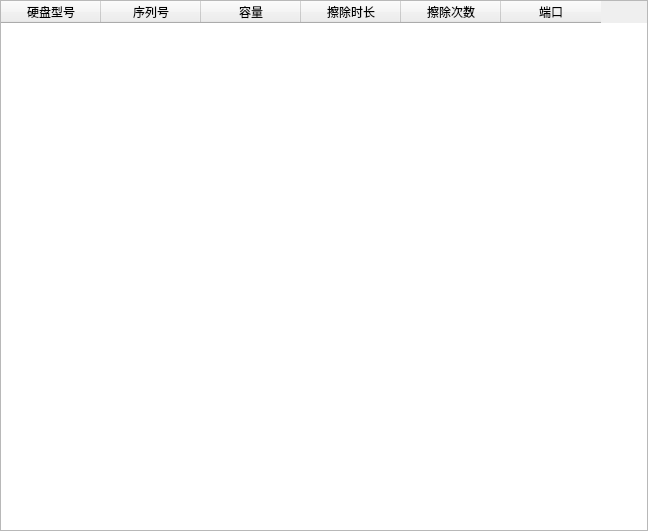
<?xml version="1.0" encoding="UTF-8"?>
<ui version="4.0">
 <class>successtable</class>
 <widget class="QWidget" name="successtable">
  <property name="geometry">
   <rect>
    <x>0</x>
    <y>0</y>
    <width>648</width>
    <height>531</height>
   </rect>
  </property>
  <property name="windowTitle">
   <string>Form</string>
  </property>
  <layout class="QVBoxLayout" name="verticalLayout">
   <property name="spacing">
    <number>0</number>
   </property>
   <property name="leftMargin">
    <number>0</number>
   </property>
   <property name="topMargin">
    <number>0</number>
   </property>
   <property name="rightMargin">
    <number>0</number>
   </property>
   <property name="bottomMargin">
    <number>0</number>
   </property>
   <item>
    <widget class="QTableWidget" name="successtableWidget">
     <column>
      <property name="text">
       <string>硬盘型号</string>
      </property>
     </column>
     <column>
      <property name="text">
       <string>序列号</string>
      </property>
     </column>
     <column>
      <property name="text">
       <string>容量</string>
      </property>
     </column>
     <column>
      <property name="text">
       <string>擦除时长</string>
      </property>
     </column>
     <column>
      <property name="text">
       <string>擦除次数</string>
      </property>
     </column>
     <column>
      <property name="text">
       <string>端口</string>
      </property>
     </column>
    </widget>
   </item>
  </layout>
 </widget>
 <resources/>
 <connections/>
</ui>
